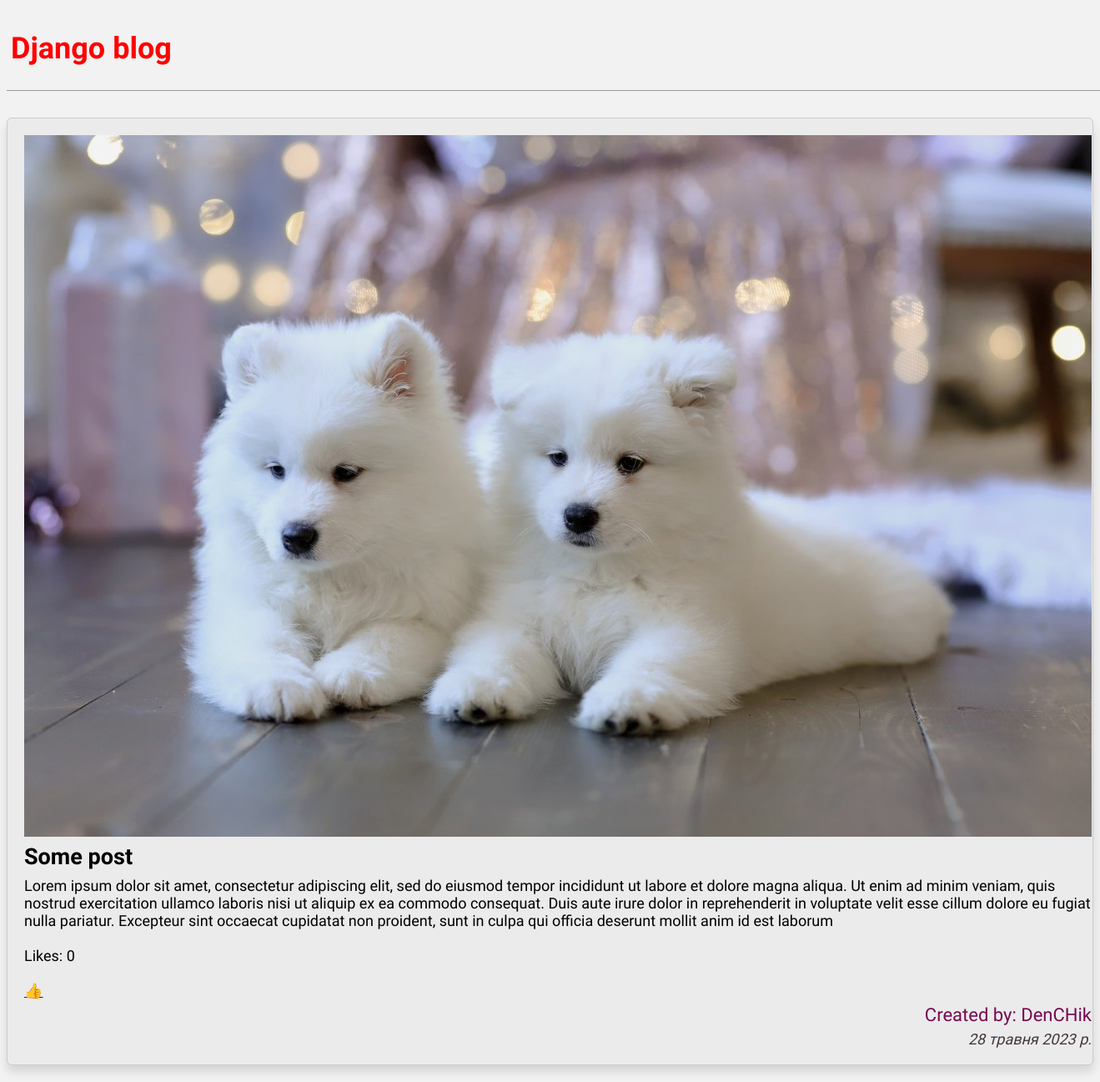
/post/1/, run on an earlier commit of the app's database.
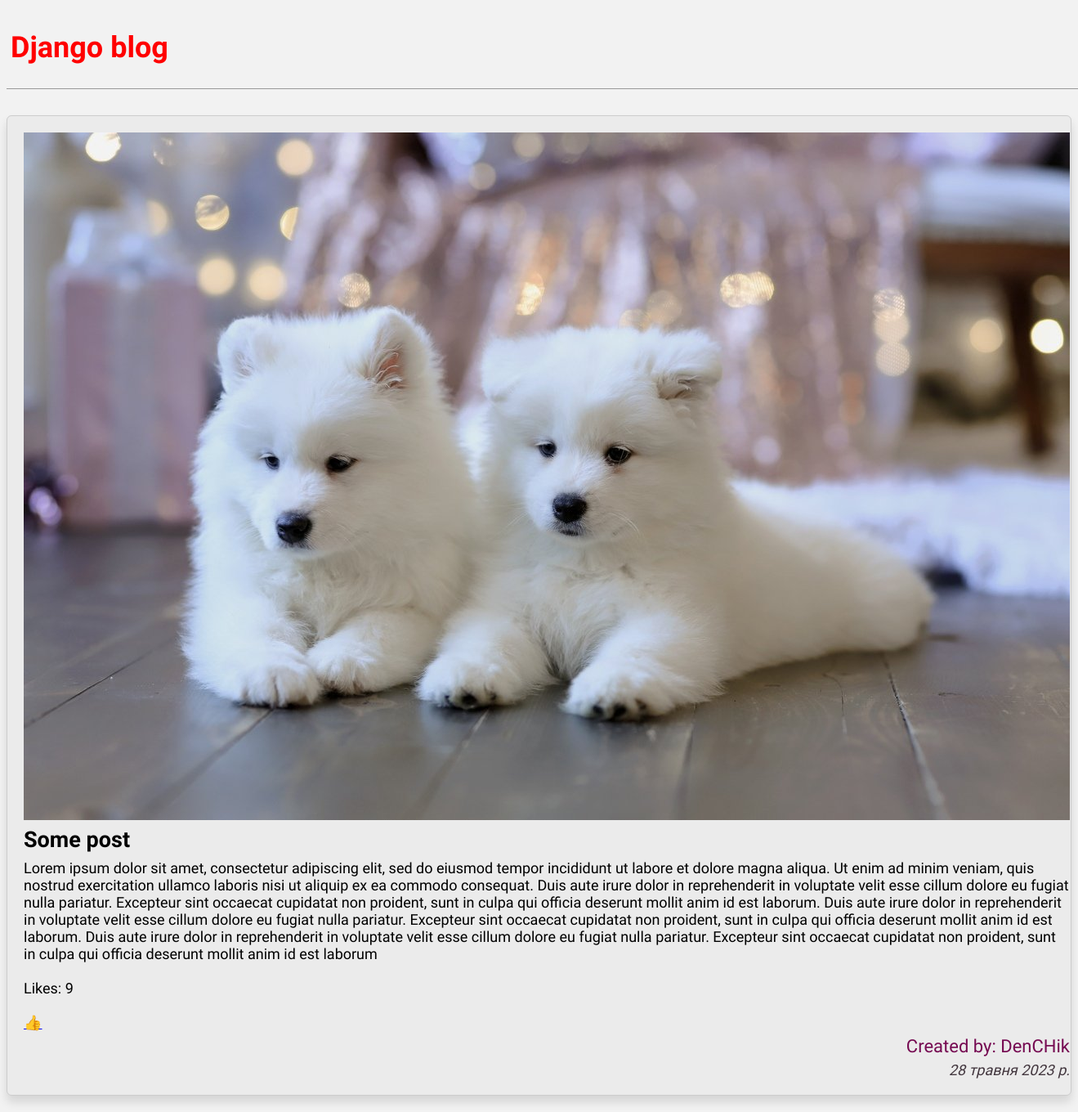
And on a later commit of the database.
### blog/models.py (models this page shows, shortened)
class Post(models.Model):
    title = models.CharField(max_length=200)
    author = models.ForeignKey(
        'auth.User',
        on_delete=models.CASCADE,
    )
    body = models.TextField()
    date = models.DateField("Publication date")
    img = models.ImageField("Image", upload_to="image/%Y")

### blog/views.py (the view)
# urls.py: path('post/<int:pk>/', BlogDetailView.as_view(), name='post_detail'), # нові зміни
class BlogDetailView(DetailView): # нове
    model = Post
    template_name = 'post_detail.html'

### templates/post_detail.html
{% extends 'base.html' %}
{% block content %}
  <div class="post-entry boxed">
    <div class="image">
      <a href="#"> <img src="{{ post.img.url }}"/> </a>
    </div>
    <h2>{{ post.title }}</h2>
    <p>{{ post.body }}</p>
    <div class="likes">
      <br>
      <p>Likes: {{ post.likes_set.all.count }}</p>
      <br>
      <a href="{% url 'add_like' post.id %}">👍</a>
    </div>
    <p class="post-author">Created by: {{ post.author }}</p>
    <p class="post-date">{{ post.date }}</p>
  </div>
{% endblock content %}

### templates/base.html (shortened to what this page needs)
{% load static %}
<html>
  <head>
    <link href="{% static 'css/base.css' %}" rel="stylesheet">
  </head>
  <body>
    <header>
      <h1><a href="{% url 'home' %}">Django blog</a></h1>
    </header>
    <div>
      {% block content %}
      {% endblock content %}
    </div>
  </body>
</html>

### static/css/base.css (style rules this page uses)
body { font-family: 'Source Sans Pro', sans-serif; font-size: 18px; background-color: #f2f2f2; }
header { border-bottom: 1px solid #999; margin-bottom: 2rem; display: flex; color: #fff; padding: 5px; width: 100%; }
header h1 a { color: red; text-decoration: none; }
.post-entry { margin-bottom: 2rem; display: grid; }
.boxed { margin-bottom: 20px; background-color: #ebebeb; border: 1px solid #ccc; padding: 20px; border-radius: 6px; box-shadow: 0 8px 12px rgba(0, 0, 0, 0.12); }
.post-entry h2 { margin: 0.5rem 0; }
.post-entry p { margin: 0; font-weight: 400; }
.post-date { font-size: 18px; color: #42363e; font-style: italic; text-align: right; padding-top: 6px; }
.post-author { font-size: 22px; color: #750951; text-align: right; padding-top: 6px; }

What changed in the data, as far as the page shows it:
changed Post "Some post": body "…mollit anim id est laborum" → "…mollit anim id est laborum. Duis aute irure dolor in reprehenderit in voluptate velit esse cillum dolore eu fugiat nulla pariatur. Excepteur sint occaecat cupidatat non proident, sunt in culpa qui officia deserunt mollit anim id est laborum. Duis aute irure dolor in reprehenderit in voluptate velit esse cillum dolore eu fugiat nulla pariatur. Excepteur sint occaecat cupidatat non proident, sunt in culpa qui officia deserunt mollit anim id est laborum"; likes_set.all.count "0" → "9"
